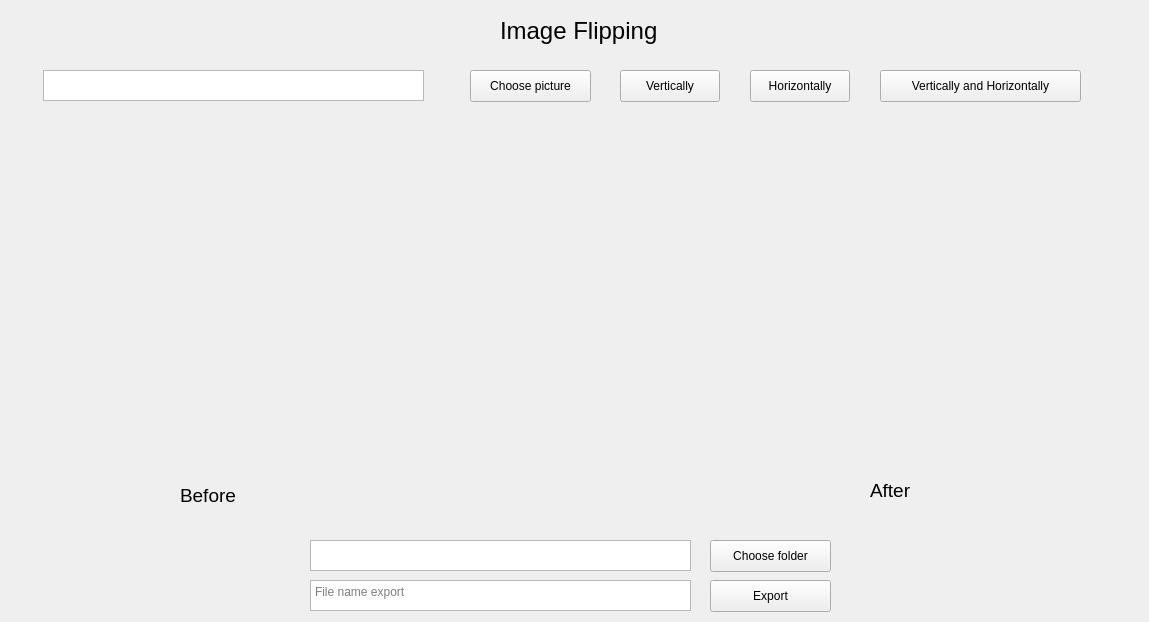
<?xml version="1.0" encoding="UTF-8"?>
<ui version="4.0">
 <class>Widget</class>
 <widget class="QWidget" name="Widget">
  <property name="geometry">
   <rect>
    <x>0</x>
    <y>0</y>
    <width>1149</width>
    <height>622</height>
   </rect>
  </property>
  <property name="windowTitle">
   <string>Widget</string>
  </property>
  <widget class="QPushButton" name="btn_choose_picture">
   <property name="geometry">
    <rect>
     <x>470</x>
     <y>70</y>
     <width>121</width>
     <height>32</height>
    </rect>
   </property>
   <property name="font">
    <font>
     <kerning>true</kerning>
    </font>
   </property>
   <property name="text">
    <string>Choose picture</string>
   </property>
  </widget>
  <widget class="QTextEdit" name="te_file_path">
   <property name="geometry">
    <rect>
     <x>43</x>
     <y>70</y>
     <width>381</width>
     <height>31</height>
    </rect>
   </property>
  </widget>
  <widget class="QPushButton" name="btn_flip_vtc">
   <property name="geometry">
    <rect>
     <x>620</x>
     <y>70</y>
     <width>100</width>
     <height>32</height>
    </rect>
   </property>
   <property name="text">
    <string>Vertically</string>
   </property>
  </widget>
  <widget class="QPushButton" name="btn_flip_hrz">
   <property name="geometry">
    <rect>
     <x>750</x>
     <y>70</y>
     <width>100</width>
     <height>32</height>
    </rect>
   </property>
   <property name="text">
    <string>Horizontally</string>
   </property>
  </widget>
  <widget class="QPushButton" name="btn_flip_both">
   <property name="geometry">
    <rect>
     <x>880</x>
     <y>70</y>
     <width>201</width>
     <height>32</height>
    </rect>
   </property>
   <property name="text">
    <string>Vertically and Horizontally</string>
   </property>
  </widget>
  <widget class="QLabel" name="label">
   <property name="geometry">
    <rect>
     <x>500</x>
     <y>10</y>
     <width>211</width>
     <height>41</height>
    </rect>
   </property>
   <property name="font">
    <font>
     <pointsize>18</pointsize>
    </font>
   </property>
   <property name="text">
    <string>Image Flipping</string>
   </property>
  </widget>
  <widget class="QLabel" name="lbl_image">
   <property name="geometry">
    <rect>
     <x>50</x>
     <y>160</y>
     <width>501</width>
     <height>311</height>
    </rect>
   </property>
   <property name="text">
    <string/>
   </property>
  </widget>
  <widget class="QLabel" name="lbl_edited_image">
   <property name="geometry">
    <rect>
     <x>590</x>
     <y>160</y>
     <width>501</width>
     <height>311</height>
    </rect>
   </property>
   <property name="text">
    <string/>
   </property>
  </widget>
  <widget class="QLabel" name="label_2">
   <property name="geometry">
    <rect>
     <x>180</x>
     <y>480</y>
     <width>101</width>
     <height>31</height>
    </rect>
   </property>
   <property name="font">
    <font>
     <pointsize>14</pointsize>
    </font>
   </property>
   <property name="text">
    <string>Before</string>
   </property>
  </widget>
  <widget class="QLabel" name="label_3">
   <property name="geometry">
    <rect>
     <x>870</x>
     <y>480</y>
     <width>61</width>
     <height>21</height>
    </rect>
   </property>
   <property name="font">
    <font>
     <pointsize>14</pointsize>
    </font>
   </property>
   <property name="text">
    <string>After</string>
   </property>
  </widget>
  <widget class="QTextEdit" name="te_export_folder">
   <property name="geometry">
    <rect>
     <x>310</x>
     <y>540</y>
     <width>381</width>
     <height>31</height>
    </rect>
   </property>
  </widget>
  <widget class="QPushButton" name="btn_choose_folder">
   <property name="geometry">
    <rect>
     <x>710</x>
     <y>540</y>
     <width>121</width>
     <height>32</height>
    </rect>
   </property>
   <property name="text">
    <string>Choose folder</string>
   </property>
  </widget>
  <widget class="QTextEdit" name="te_filename_export">
   <property name="geometry">
    <rect>
     <x>310</x>
     <y>580</y>
     <width>381</width>
     <height>31</height>
    </rect>
   </property>
   <property name="placeholderText">
    <string>File name export</string>
   </property>
  </widget>
  <widget class="QPushButton" name="btn_export">
   <property name="geometry">
    <rect>
     <x>710</x>
     <y>580</y>
     <width>121</width>
     <height>32</height>
    </rect>
   </property>
   <property name="text">
    <string>Export</string>
   </property>
  </widget>
 </widget>
 <resources/>
 <connections/>
</ui>
